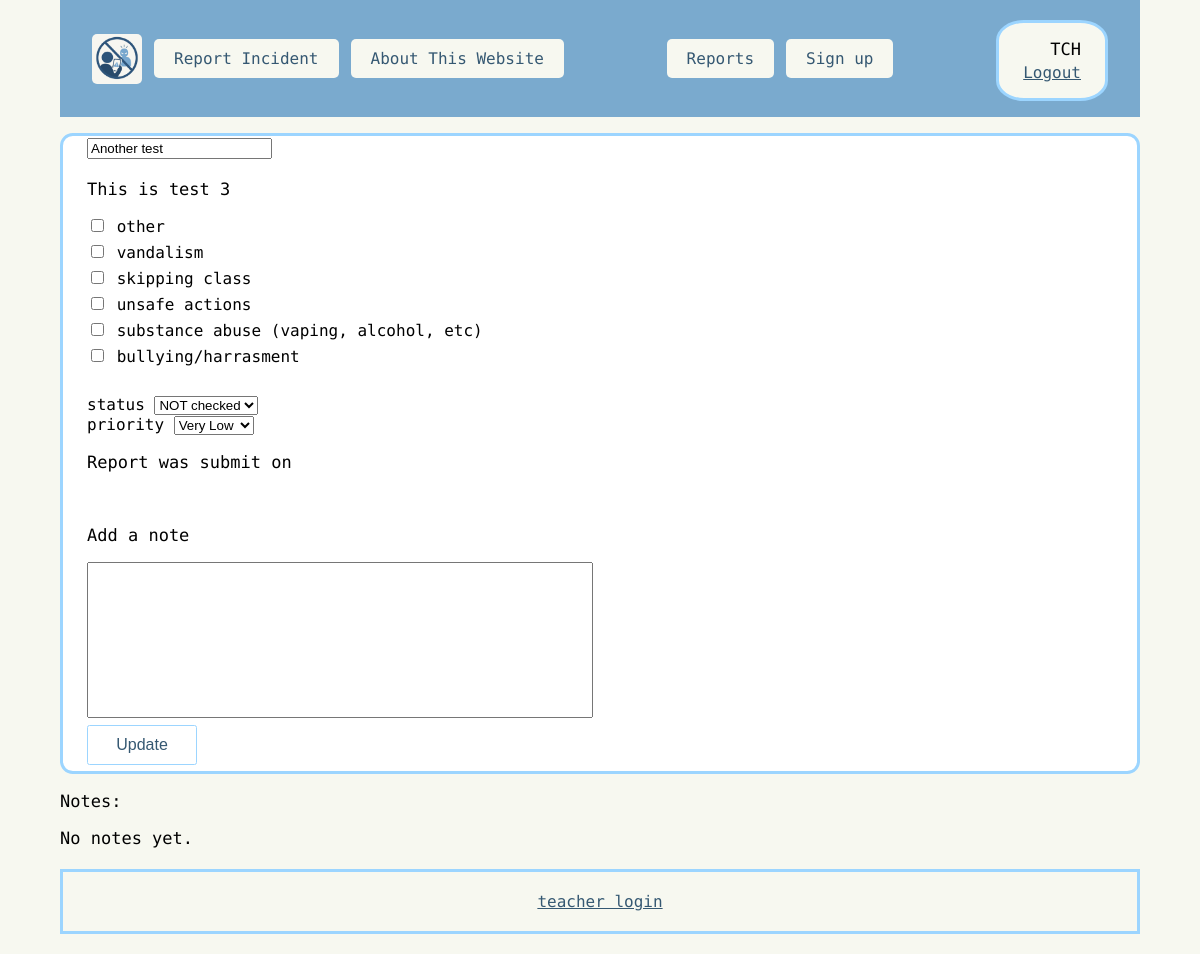
The app's page /edit/3 (signed in), older data.
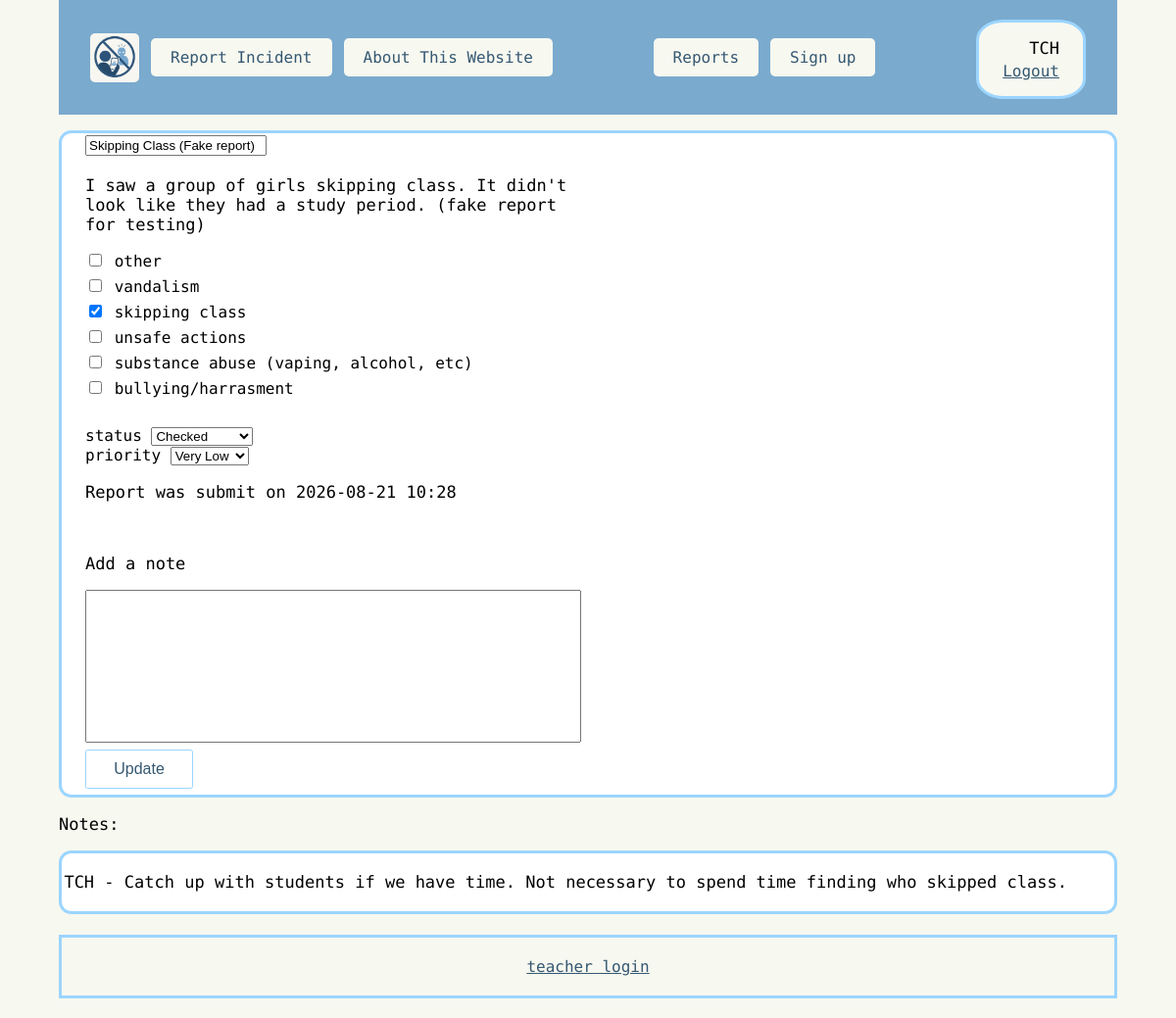
The same page, newer data.
### routes.py (models this page shows, shortened)
class Reports(db.Model):
    __tablename__ = "Reports"
    report_id = db.Column(db.Integer, primary_key=True)
    report_title = db.Column(db.String, nullable=False)
    report_detail = db.Column(db.String, nullable=False)
    report_time = db.Column(db.String, nullable=False)
    status_id = db.Column(db.Integer, db.ForeignKey("Status.status_id"), nullable=True)
    status = db.relationship("Status", backref="reports")
    priority_id = db.Column(db.Integer, db.ForeignKey("Priority.priority_id"), nullable=True)
    priority = db.relationship("Priority", backref="reports")
    types = db.relationship("Type", secondary=Report_Type, backref="reports")

class Type(db.Model):
    __tablename__ = "Type"
    type_id = db.Column(db.Integer, primary_key=True)
    type = db.Column(db.String, nullable=False)

class Notes(db.Model):
    __tablename__ = "Notes"
    note_id = db.Column(db.Integer, primary_key=True)
    note = db.Column(db.String, nullable=False)
    report_id = db.Column(
        db.Integer, db.ForeignKey("Reports.report_id"), nullable=False
    )
    report = db.relationship("Reports", backref="notes")
    user_id = db.Column(
        db.Integer, db.ForeignKey("User.user_id"), nullable=False
    )
    user = db.relationship("User", backref="notes")

class User(UserMixin, db.Model):
    __tablename__ = "User"
    user_id = db.Column(db.Integer, primary_key=True)
    user_name = db.Column(db.String, nullable=False, unique=True)
    password = db.Column(db.String, nullable=False )
    teacher_code = db.Column(db.String, nullable=False, unique=True)

### routes.py (the view, shortened to what this page needs)
@app.route("/edit/<int:report_id>", methods=["GET", "POST"])
@login_required
def edit(report_id):
    form = EditForm()
    report_to_update = Reports.query.get_or_404(report_id)
    form.type.choices = [(str(rt.type_id), rt.type) for rt in Type.query.all()]
    form.status.choices = [(str(s.status_id), s.status) for s in Status.query.all()]
    form.priority.choices = [(str(p.priority_id), p.priority) for p in Priority.query.all()]
    if request.method == "GET":
        form.title.data = report_to_update.report_title
        form.note.data = ""
        form.status.data = str(report_to_update.status_id)
        form.priority.data = str(report_to_update.priority_id)
        form.type.data = [str(t.type_id) for t in report_to_update.types]
    return render_template(
        "edit_report.html",
        form=form,
        report_to_update=report_to_update,
    )

### routes.py
class EditForm(FlaskForm):
    title = StringField("title")
    status = SelectField("status", choices=[])
    type = MultiCheckboxField("type", choices=[])
    priority = SelectField("priority", choices=[])
    note = TextAreaField("note", validators=[])
    update = SubmitField("Update")

### routes.py (called while the page is built)
@login_manager.user_loader
def load_user(user_id):
    return User.query.get(user_id)

### templates/edit_report.html (shortened to what this page needs)
{%extends "layout.html"%}
{%block content%}
<div class="reports">
    <form method="POST">
        {{ form.title(class_="form-control") }}
        <p>
            {{report_to_update.report_detail}}
        </p>
        <ul>
            {% for subfield in form.type %}
                <li>{{ subfield() }} {{ subfield.label }}</li>
            {% endfor %}
        </ul>
        <br>
        {{ form.status.label(class_="form-label") }}
        {{ form.status(class_="form-control") }}
        <br>
        {{ form.priority.label(class_="form-label") }}
        {{ form.priority(class_="form-control") }}
        <br>
        <p>Report was submit on {{ report_to_update.report_time }}</p>
        <br>
        <p>Add a note</p>
        {{ form.note(class_="form-control note-textarea") }}
        <br>
        {{ form.update(class_="form_button") }}
</form>
</div>
    <p>Notes: </p>
    {% if report_to_update.notes %}
            {% for note in report_to_update.notes|reverse %}
            <div class="notes">
                <p>{{ note.user.teacher_code}} - {{ note.note }}</p>
            </div>
            {% endfor %}
    {% else %}
        <p>No notes yet.</p>
    {% endif %}
{% endblock%}

Row changes from the older to the newer data that the page shows:
changed Reports: report_detail "This is test 3" → "I saw a group of girls skipping class. It didn't look like they had a study period. (fake report for testing)"; report_time (not shown) → "2026-08-21 10:28"
computed for Type "skipping class": type "☐" → "☑"
now on this page (row edited): Notes: user.teacher_code "TCH", note "Catch up with students if we have time. Not necessary to spend time finding who skipped class."
Text that changed along with them:
form field title: "Another test" → "Skipping Class (Fake report)"
form field status: "NOT checked" → "Checked"
text no longer shown: "No notes yet."
